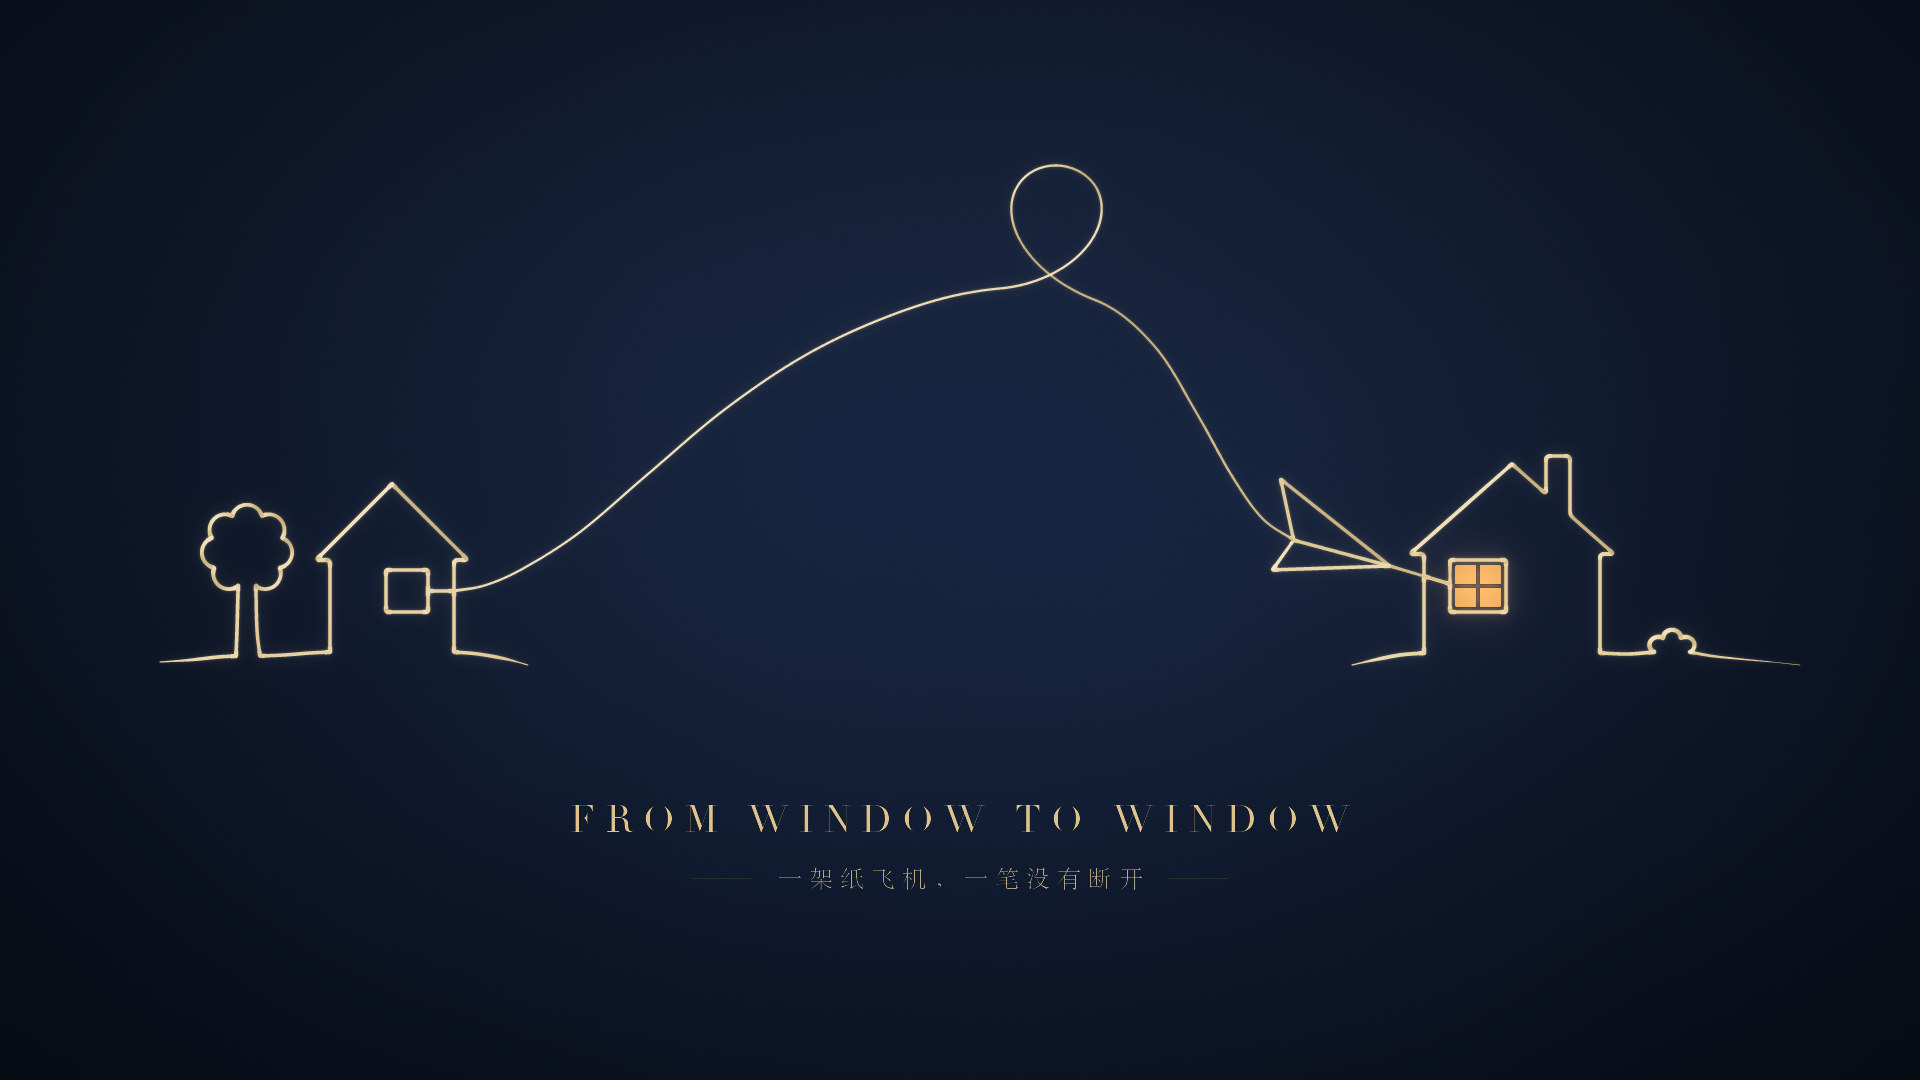

Write the Python code that produced this figure.
"""Example (continuous line art): 从这扇窗到那扇窗 / From Window to Window — one unbroken gold line on a night-blue
card. It comes in along a hill, draws a round tree and a small house, and leaves through the house's window as
the flight path of a paper plane: a long climb, one loop-the-loop at the top, a glide down, then the plane
itself, which flies straight on through the wall into the window of a second house across the gap. That window
is the only colour in the picture: it lights up once the line has finished the second house and run out along
the far hill. The flight path is drawn with a lighter hand than the houses. Letter-spaced title underneath.
No image model.
python3 lineart_paper_plane.py [out.png] [--stages DIR]
"""
import os, sys
sys.path.insert(0, os.path.join(os.path.dirname(os.path.abspath(__file__)), '..', 'lib'))
import numpy as np
from lineart import LineArt, AMBER, GOLD

out = sys.argv[1] if len(sys.argv) > 1 and not sys.argv[1].startswith('--') else 'lineart_paper_plane.png'
stages = sys.argv[sys.argv.index('--stages') + 1] if '--stages' in sys.argv else None

la = LineArt(1920, 1080, seed=11)
la.backdrop('night')
S, P, back = LineArt.smooth, LineArt.poly, LineArt.retrace

# ---- left hill: fade in, a round tree, house A
ground_in = S([(160, 718), (190, 716), (218, 713), (236, 712)])
crown = LineArt.scallop(247, 606, 42, 104, 436, bumps=7, depth=0.13)
tree = np.vstack([S([(236, 712), (237, 686), tuple(crown[0])]), crown, S([tuple(crown[-1]), (257, 686), (260, 712)])])
lane = S([(260, 712), (284, 711), (310, 709), (330, 708)])
AX0, AX1, AY0, AY1, AAP = 330, 454, 616, 708, 540              # walls, eaves height, ground, apex
WA = (386, 428, 626, 668)                                       # window A: x0, x1, y0, y1 (near the right wall)
YA = 647                                                        # where the flight leaves through the wall
house_a = np.vstack([
    P([(AX0, AY1), (AX0, AY0), (AX0 - 14, AY0), ((AX0 + AX1) / 2, AAP), (AX1 + 14, AY0), (AX1, AY0), (AX1, AY1)], r=4, sharp=(3,)),
    back(S([(AX1, AY1), (478, 710), (506, 715), (528, 721)])),                     # hill shoulder, and back
    P([(AX1, AY1), (AX1, YA), (WA[1], YA)], r=0),                                   # back up the wall, in to the window
    P([(WA[1], YA), (WA[1], WA[3]), (WA[0], WA[3]), (WA[0], WA[2]), (WA[1], WA[2]), (WA[1], YA)], r=2),
    P([(WA[1], YA), (AX1, YA)], r=0)])                                              # out through the wall
# ---- the paper plane, seen three-quarter from above (local frame: nose at 0,0 pointing +x): near wing N-T-K,
# far wing N-K-B (foreshortened), crease N-K. The pen enters at the rear notch K and leaves at the nose.
N, T, K, B = (0, 0), (-150, -62), (-116, 2), (-130, 42)
PLANE_AT, PLANE_ANG, PLANE_SIZE = (1390, 622), 16, 0.86
place = lambda pts: LineArt.place(pts, PLANE_AT, PLANE_ANG, PLANE_SIZE)
KW = tuple(place([K])[0])
plane = place(P([K, B, N, K, T, N], r=2 / PLANE_SIZE, sharp=(1, 2, 3, 4)))
# ---- the flight: out through the wall and straight up into a long climb, one loop-the-loop at the top, then the
# glide down into the plane's tail. The hand eases off along it (see `pressure` below), so the flight path is
# lighter than the things it connects and never reads as a hill.
flight = S([(AX1, YA), (486, 641), (524, 624), (580, 588), (648, 530), (724, 466), (804, 412), (884, 374),
            (962, 350), (1036, 344), (1104, 360), (1156, 404), (1196, 468), (1232, 532), (1262, 574), KW])
flight = LineArt.curl(flight, LineArt.locate(flight, (1000, 346)), 62, span=96, aspect=1.2)
# ---- house B: the line flies on from the nose, in through the left wall to the window, then builds the house
BX0, BX1, BY0, BY1, BAP = 1424, 1600, 610, 709, 520
WB = (1450, 1506, 616, 668)
YB = 640
slope = (BY0 - BAP) / (BX1 + 14 - (BX0 + BX1) / 2)
cy = lambda x: BAP + (x - (BX0 + BX1) / 2) * slope
NX, NY = plane[-1]
JB = (BX0, NY + (YB - NY) * (BX0 - NX) / (WB[0] - NX))              # where the arrival crosses the left wall
arrive = P([(NX, NY), (WB[0], YB)], r=0)
house_b = np.vstack([
    P([(WB[0], YB), (WB[0], WB[2]), (WB[1], WB[2]), (WB[1], WB[3]), (WB[0], WB[3]), (WB[0], YB)], r=2),
    P([(WB[0], YB), JB, (BX0, BY1)], r=0),
    back(S([(BX0, BY1), (1400, 711), (1374, 716), (1352, 721)])),                  # hill shoulder, and back
    P([(BX0, BY1), (BX0, BY0), (BX0 - 14, BY0), ((BX0 + BX1) / 2, BAP), (1546, cy(1546)), (1546, 512), (1570, 512),
       (1570, cy(1570)), (BX1 + 14, BY0), (BX1, BY0), (BX1, BY1)], r=4, sharp=(3,))])
bush = LineArt.scallop(1672, 708, 22, 180, 360, bumps=3, depth=0.2, squash=0.9)
ground_out = np.vstack([S([(BX1, BY1), (1628, 710), tuple(bush[0])]), bush,
                        S([tuple(bush[-1]), (1712, 712), (1740, 715), (1772, 718), (1800, 721)])])

path, marks = la.chain([('ground', ground_in), ('tree', tree), ('lane', lane), ('house_a', house_a),
                        ('flight', flight), ('plane', plane), ('arrive', arrive), ('house_b', house_b), ('end', ground_out)])
DY = -56                                                        # lift the whole drawing above the title
path = path + np.float32([0, DY])
la.line(path, width=3.3, pressure=[(marks['house_a'], marks['flight'], 0.62), (marks['plane'], marks['arrive'], 0.7)])

window_b = 2 * ((WB[1] - WB[0]) + (WB[3] - WB[2]))                   # perimeter of the far window
steps = [('tree', marks['tree']), ('house_a', marks['house_a']), ('climb', marks['house_a'] + 400),
         ('loop', marks['house_a'] + 1000), ('glide', marks['flight']), ('plane', marks['plane']),
         ('window', marks['arrive'] + window_b), ('end', marks['end'])]
for name, s in steps:
    la.draw_to(s); la.stage(name)

# ---- the one accent: the far window lights up (four panes, glazing bars left dark)
wx0, wx1, wy0, wy1 = WB[0] + 5, WB[1] - 5, WB[2] + 5 + DY, WB[3] - 5 + DY
xm, ym = (wx0 + wx1) / 2, (wy0 + wy1) / 2
win = la.rect(wx0, wy0, wx1, wy1, r=1.5) * (1 - la.rect(xm - 1.6, wy0, xm + 1.6, wy1)) * (1 - la.rect(wx0, ym - 1.6, wx1, ym + 1.6))
la.accent(win, AMBER)
la.stage('light')

# ---- title
la.text('FROM WINDOW TO WINDOW', 960, 832, 38, GOLD, 'display', spacing=10)
cap = '一架纸飞机，一笔没有断开'
la.text(cap, 960, 886, 24, '#b9ab8a', 'display', spacing=7)
wc = la.text_width(cap, 24, 'display', spacing=7) / 2
la.hairline(960 - wc - 86, 878, 960 - wc - 26, 878, colour='#8d7f63')
la.hairline(960 + wc + 26, 878, 960 + wc + 86, 878, colour='#8d7f63')
la.save(out, stages)
print('saved', out)
